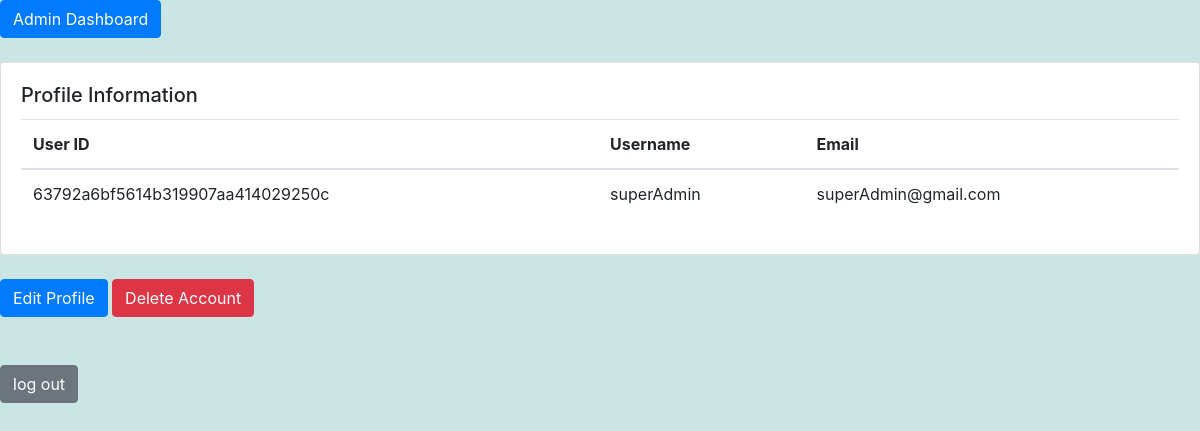
Page /home (signed in) on the committed database.
### models.py (models this page shows)
class User(db.Model):
    __tablename__ = 'users'
    id = db.Column(db.String(32) , primary_key=True , unique=True , default=get_uuid)
    email = db.Column(db.String(345), unique=True)
    username = db.Column(db.Text ,unique=True , nullable=False)
    password = db.Column(db.Text , nullable=False)
    is_suspended = db.Column(db.Boolean , nullable=False ,default= False )
    login_attempt = db.Column(db.Integer , nullable=False ,default= 0 )

### main.py (the view)
@app.route("/home" , methods=['POST','GET'])
def homepage():
    user_id = session.get("user_id")
    print("user id is ", user_id)
    if user_id is not None:
        user = User.query.filter_by(id = user_id).first()
        if user is None:
            flash(" please first  login")
            return redirect(url_for('signin'))
        email = user.email
        username = user.username
        User_id = user.id
        isAdmin = False
        admin = AdminUser.query.filter_by(id=user_id).first()
        if admin is None:
            return render_template('home.html', email=email , username=username , user_id = User_id , isAdmin = isAdmin)
        else:
            isAdmin = True
        return render_template('home.html', email=email , username=username , user_id = User_id  , isAdmin = isAdmin)
    else:
        flash(" please first  login")
        return redirect(url_for('signin'))

### templates/home.html (shortened to what this page needs)
{% extends "base.html" %}
{% block content %}
<div>
  {% if isAdmin %}
    <a href="/admin" class="btn btn-primary">Admin Dashboard</a>
  {% endif %}
</div>
  <br/>
  <div class="card">
    <div class="card-body">
      <h5 class="card-title">Profile Information</h5>
        <table class="table">
          <thead>
            <tr>
              <th>User ID</th>
              <th>Username</th>
              <th>Email</th>
            </tr>
          </thead>
          <tbody>
            <tr>
              <td>{{ user_id }}</td>
              <td>{{ username }}</td>
              <td>{{ email }}</td>
            </tr>
          </tbody>
        </table>
      </div>
    </div>
  <br/>
  <button id="toggleButton" class="btn btn-primary" >Edit Profile</button>
  <button id="deleteButton" class="btn btn-danger" >Delete Account</button>
  <br/>
  <br/>
  <br/>
  <form action="/signout" method="post" >
    <input type="submit" value="log out" class="btn btn-secondary">
  </form>
{% endblock %}

### templates/home.html (style rules this page uses)
.table { border: none; }

### rows in the picture
User: id "63792a6bf5614b319907aa414029250c", username "superAdmin", email "superAdmin@gmail.com"
